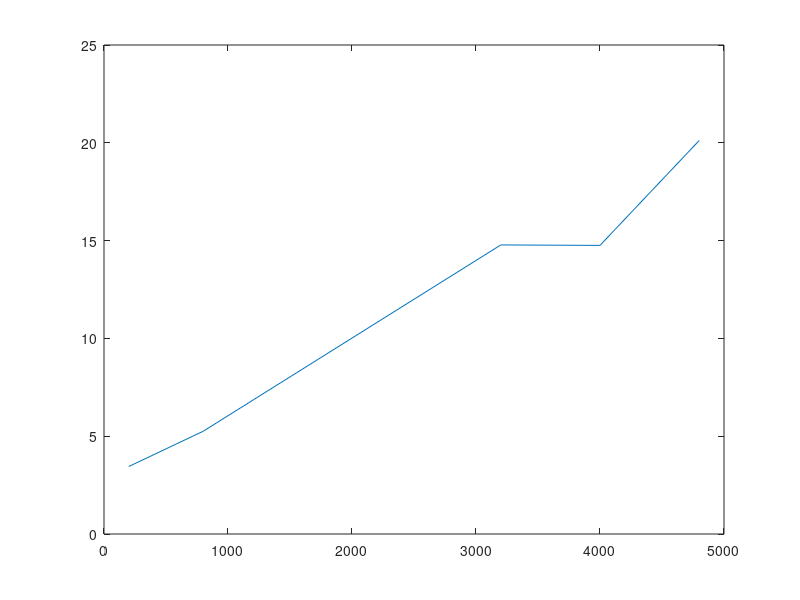

MATLAB code for this plot:
clear all;

vn= [200 800 3200 4000 4800];


t_riga=zeros(length(vn),1);
t_col=zeros(length(vn),1);
tempi=zeros(length(vn),1);

i=1;
for n=vn
	A=rand(n,n);
	B=rand(n,n);
	tic
	c= A(1,:) .* B(1,:);
	t_riga(i)=toc;
	tic
	c=A(:,1) .* B(:,1);
	t_col(i)=toc;
	tempi(i)= (t_col(i)./t_riga(i));
	i=i+1;
end


plot(vn,t_riga./t_col);

%da notare che gli acessi in memoria lenta frequenti 
%per n che tende ad infinito perchè octave salva i dati per colonna
%e quindi gli accessi per la riga sono più costosi
